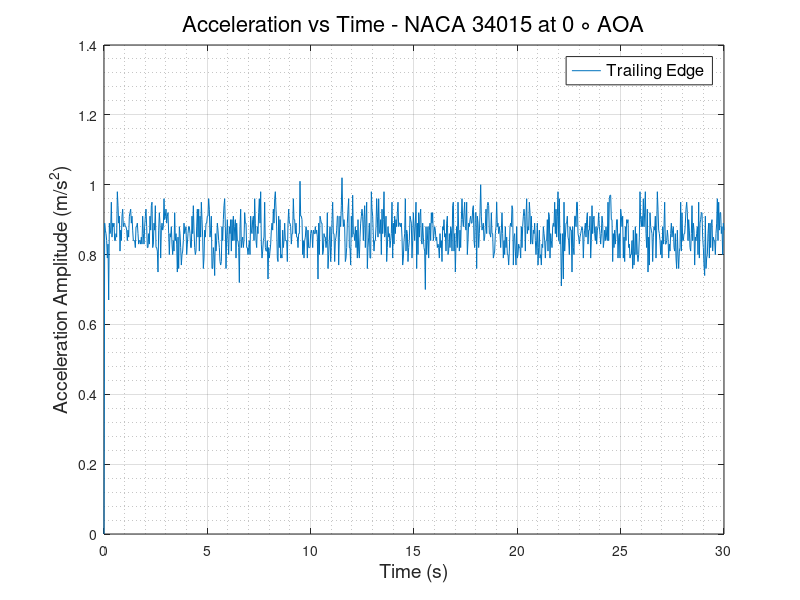
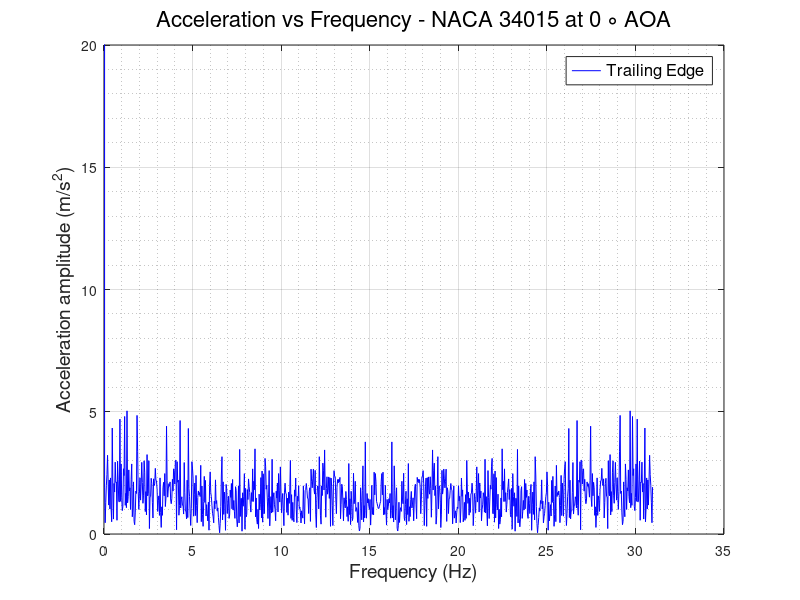

These charts were generated, in order, by the following MATLAB code:
clc
clear
close all
%% READING ACCELEROMETER DATA and defining Variables
                      % TRAILING EDGE %
data   = xlsread('TE_500rpm.csv');
TE_time   = data(:,1);
TE_X_acc  = data(:,2);
TE_Y_acc  = data(:,3);
TE_Z_acc  = data(:,4);
TE_R_acc  = sqrt(TE_X_acc.^2 + TE_Y_acc.^2 + TE_Z_acc.^2);
% plot(TE_time,TE_R_acc)
N      = numel(TE_time);
Ts     = abs(diff(TE_time(1:2)));
fs     = 1/Ts;
f_axis = [0:N-1]*fs/N;
A_freq_TE = fft(TE_Z_acc);
figure(1)
plot(TE_time, TE_Z_acc)
grid on
grid minor
xlabel('Time (s)','FontSize',14,'FontWeight','normal')
ylabel('Acceleration Amplitude (m/s^2)','FontSize',14,'FontWeight','normal')
legend ('Trailing Edge','FontSize',12,'FontWeight','normal')
title('Acceleration vs Time - NACA 34015 at 0 \circ AOA','FontSize',16,'FontWeight','normal')
% ylim([0.5 2])
figure(2)
plot(f_axis,abs(A_freq_TE),'-b','LineWidth',0.5)
grid on 
grid minor
ylabel('Acceleration amplitude (m/s^2)','FontSize',14,'FontWeight','normal')
xlabel('Frequency (Hz)','FontSize',14,'FontWeight','normal')
ylim([0 20])
legend ('Trailing Edge','FontSize',12,'FontWeight','normal')
title('Acceleration vs Frequency - NACA 34015 at 0 \circ AOA','FontSize',16,'FontWeight','normal')
